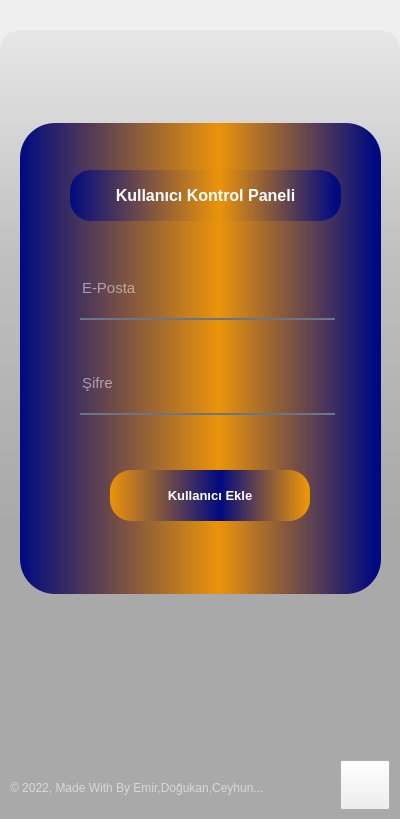
<?xml version="1.0" encoding="UTF-8"?>
<ui version="4.0">
 <class>Form</class>
 <widget class="QWidget" name="Form">
  <property name="geometry">
   <rect>
    <x>0</x>
    <y>0</y>
    <width>400</width>
    <height>819</height>
   </rect>
  </property>
  <property name="windowTitle">
   <string>Form</string>
  </property>
  <property name="styleSheet">
   <string notr="true"/>
  </property>
  <widget class="QWidget" name="widget_2" native="true">
   <property name="geometry">
    <rect>
     <x>-30</x>
     <y>-30</y>
     <width>450</width>
     <height>900</height>
    </rect>
   </property>
   <property name="maximumSize">
    <size>
     <width>1000</width>
     <height>1000</height>
    </size>
   </property>
   <property name="styleSheet">
    <string notr="true">QPushButton#pushButton{	
	background-color: qlineargradient(spread:pad, x1:0, y1:0.505682, x2:1, y2:0.477, stop:0 rgba(20, 47, 78, 219), stop:1 rgba(85, 98, 112, 226));
	color:rgba(255, 255, 255, 210);
	border-radius:5px;
}
QPushButton#pushButton:hover{	
	background-color: qlineargradient(spread:pad, x1:0, y1:0.505682, x2:1, y2:0.477, stop:0 rgba(40, 67, 98, 219), stop:1 rgba(105, 118, 132, 226));
}
QPushButton#pushButton:pressed{	
	padding-left:5px;
	padding-top:5px;
	background-color:rgba(105, 118, 132, 200);
}

QPushButton#pushButton_2, #pushButton_3, #pushButton_4, #pushButton_5{	
	background-color: rgba(0, 0, 0, 0);
	color:rgba(85, 98, 112, 255);
}
QPushButton#pushButton_2:hover, #pushButton_3:hover, #pushButton_4:hover, #pushButton_5:hover{	
	color:rgba(155, 168, 182, 220);
}
QPushButton#pushButton_2:pressed, #pushButton_3:pressed, #pushButton_4:pressed, #pushButton_5:pressed{	
	padding-left:5px;
	padding-top:5px;
	color:rgba(115, 128, 142, 255);
}</string>
   </property>
   <widget class="QLabel" name="label_9">
    <property name="geometry">
     <rect>
      <x>10</x>
      <y>20</y>
      <width>450</width>
      <height>867</height>
     </rect>
    </property>
    <property name="maximumSize">
     <size>
      <width>1000</width>
      <height>1000</height>
     </size>
    </property>
    <property name="styleSheet">
     <string notr="true">border-radius:20px;
border-image: url(:/images/Images/background.png);
</string>
    </property>
    <property name="text">
     <string/>
    </property>
   </widget>
   <widget class="QLabel" name="label_10">
    <property name="geometry">
     <rect>
      <x>30</x>
      <y>60</y>
      <width>400</width>
      <height>825</height>
     </rect>
    </property>
    <property name="maximumSize">
     <size>
      <width>1000</width>
      <height>1000</height>
     </size>
    </property>
    <property name="styleSheet">
     <string notr="true">background-color: qlineargradient(spread:pad, x1:0, y1:0, x2:0, y2:0.715909, stop:0 rgba(0, 0, 0, 9), stop:0.375 rgba(0, 0, 0, 50), stop:0.835227 rgba(0, 0, 0, 75));
border-radius:20px;</string>
    </property>
    <property name="text">
     <string/>
    </property>
   </widget>
   <widget class="QLabel" name="label_11">
    <property name="geometry">
     <rect>
      <x>50</x>
      <y>153</y>
      <width>361</width>
      <height>471</height>
     </rect>
    </property>
    <property name="maximumSize">
     <size>
      <width>1000</width>
      <height>1000</height>
     </size>
    </property>
    <property name="whatsThis">
     <string>&lt;html&gt;&lt;head/&gt;&lt;body&gt;&lt;p&gt;&lt;img src=&quot;:/images/medyaa.jpg&quot;/&gt;&lt;/p&gt;&lt;/body&gt;&lt;/html&gt;</string>
    </property>
    <property name="styleSheet">
     <string notr="true">background-color:qlineargradient(spread:pad, x1:0, y1:0, x2:1, y2:0, stop:0 rgba(0,10,128), stop:0.55 rgba(235, 148, 10, 255), stop:0.98 rgba(0, 10, 128), stop:1 rgba(0, 10, 128));
border-radius:35px;</string>
    </property>
    <property name="text">
     <string/>
    </property>
   </widget>
   <widget class="QLineEdit" name="line_email">
    <property name="geometry">
     <rect>
      <x>110</x>
      <y>295</y>
      <width>255</width>
      <height>55</height>
     </rect>
    </property>
    <property name="font">
     <font>
      <family>Arial</family>
      <pointsize>11</pointsize>
     </font>
    </property>
    <property name="styleSheet">
     <string notr="true">background-color:rgba(0, 0, 0, 0);
border:none;
border-bottom:2px solid rgba(105, 118, 132, 255);
color:rgba(255, 255, 255, 255);
padding-bottom:7px;</string>
    </property>
    <property name="text">
     <string/>
    </property>
    <property name="placeholderText">
     <string>E-Posta</string>
    </property>
   </widget>
   <widget class="QLineEdit" name="line_sifre">
    <property name="geometry">
     <rect>
      <x>110</x>
      <y>390</y>
      <width>255</width>
      <height>55</height>
     </rect>
    </property>
    <property name="font">
     <font>
      <family>Arial</family>
      <pointsize>11</pointsize>
     </font>
    </property>
    <property name="styleSheet">
     <string notr="true">background-color:rgba(0, 0, 0, 0);
border:none;
border-bottom:2px solid rgba(105, 118, 132, 255);
color:rgba(255, 255, 255, 255);
padding-bottom:7px;</string>
    </property>
    <property name="echoMode">
     <enum>QLineEdit::Password</enum>
    </property>
    <property name="placeholderText">
     <string>Şifre</string>
    </property>
   </widget>
   <widget class="QPushButton" name="btn_ekle">
    <property name="geometry">
     <rect>
      <x>140</x>
      <y>500</y>
      <width>200</width>
      <height>51</height>
     </rect>
    </property>
    <property name="font">
     <font>
      <family>Microsoft YaHei UI</family>
      <pointsize>10</pointsize>
      <weight>75</weight>
      <italic>false</italic>
      <bold>true</bold>
     </font>
    </property>
    <property name="cursor">
     <cursorShape>PointingHandCursor</cursorShape>
    </property>
    <property name="focusPolicy">
     <enum>Qt::ClickFocus</enum>
    </property>
    <property name="styleSheet">
     <string notr="true">QPushButton {font: 75 10pt &quot;Microsoft YaHei UI&quot;;
font-weight: bold;
color: rgb(255, 255, 255);
background-color:qlineargradient(spread:pad, x1:0, y1:0, x2:1, y2:0, stop:0 rgba(235, 148, 10, 255), stop:0.55 rgba(0, 10, 128), stop:0.98 rgba(235, 148, 10, 255), stop:1 rgba(235, 148, 10, 255));
border-style: solid;
border-radius:21px;
}
QPushButton:hover {background-color:qlineargradient(spread:pad, x1:0, y1:0, x2:1, y2:0, stop:0 rgba(0,10,128), stop:0.55 rgba(235, 148, 10, 255), stop:0.98 rgba(0, 10, 128), stop:1 rgba(0, 10, 128));
}

QPushButton:pressed {

}</string>
    </property>
    <property name="text">
     <string>Kullanıcı Ekle</string>
    </property>
    <property name="icon">
     <iconset>
      <normaloff>Images/Icon/ekleikon.png</normaloff>Images/Icon/ekleikon.png</iconset>
    </property>
   </widget>
   <widget class="QLabel" name="lbl_login">
    <property name="geometry">
     <rect>
      <x>100</x>
      <y>200</y>
      <width>271</width>
      <height>51</height>
     </rect>
    </property>
    <property name="font">
     <font>
      <family>Tahoma</family>
      <pointsize>12</pointsize>
      <weight>75</weight>
      <italic>false</italic>
      <bold>true</bold>
     </font>
    </property>
    <property name="cursor">
     <cursorShape>ForbiddenCursor</cursorShape>
    </property>
    <property name="styleSheet">
     <string notr="true">font: 15 12pt &quot;Microsoft YaHei UI&quot;;
font: 75 12pt &quot;Tahoma&quot;;
font-weight: bold;
color: white;
background-color:qlineargradient(spread:pad, x1:0, y1:0, x2:1, y2:0, stop:0 rgba(0,10,128), stop:0.55 rgba(235, 148, 10, 255), stop:0.98 rgba(0, 10, 128), stop:1 rgba(0, 10, 128));
border-radius:21px;
</string>
    </property>
    <property name="text">
     <string>&lt;html&gt;&lt;head/&gt;&lt;body&gt;&lt;p align=&quot;center&quot;&gt;Kullanıcı Kontrol Paneli&lt;/p&gt;&lt;/body&gt;&lt;/html&gt;</string>
    </property>
   </widget>
   <widget class="QLabel" name="label_5">
    <property name="geometry">
     <rect>
      <x>40</x>
      <y>790</y>
      <width>281</width>
      <height>55</height>
     </rect>
    </property>
    <property name="font">
     <font>
      <family>Arial</family>
     </font>
    </property>
    <property name="styleSheet">
     <string notr="true">color:rgba(255, 255, 255, 140);</string>
    </property>
    <property name="text">
     <string>© 2022, Made With By Emir,Doğukan,Ceyhun...</string>
    </property>
   </widget>
   <widget class="QPushButton" name="btn_geri">
    <property name="geometry">
     <rect>
      <x>370</x>
      <y>790</y>
      <width>50</width>
      <height>50</height>
     </rect>
    </property>
    <property name="font">
     <font>
      <pointsize>11</pointsize>
      <weight>50</weight>
      <bold>false</bold>
      <underline>false</underline>
     </font>
    </property>
    <property name="cursor">
     <cursorShape>BusyCursor</cursorShape>
    </property>
    <property name="styleSheet">
     <string notr="true">border-image:url(:/images/Images/Icon/geri.png)</string>
    </property>
    <property name="text">
     <string/>
    </property>
   </widget>
  </widget>
 </widget>
 <resources>
  <include location="res.qrc"/>
 </resources>
 <connections/>
</ui>
